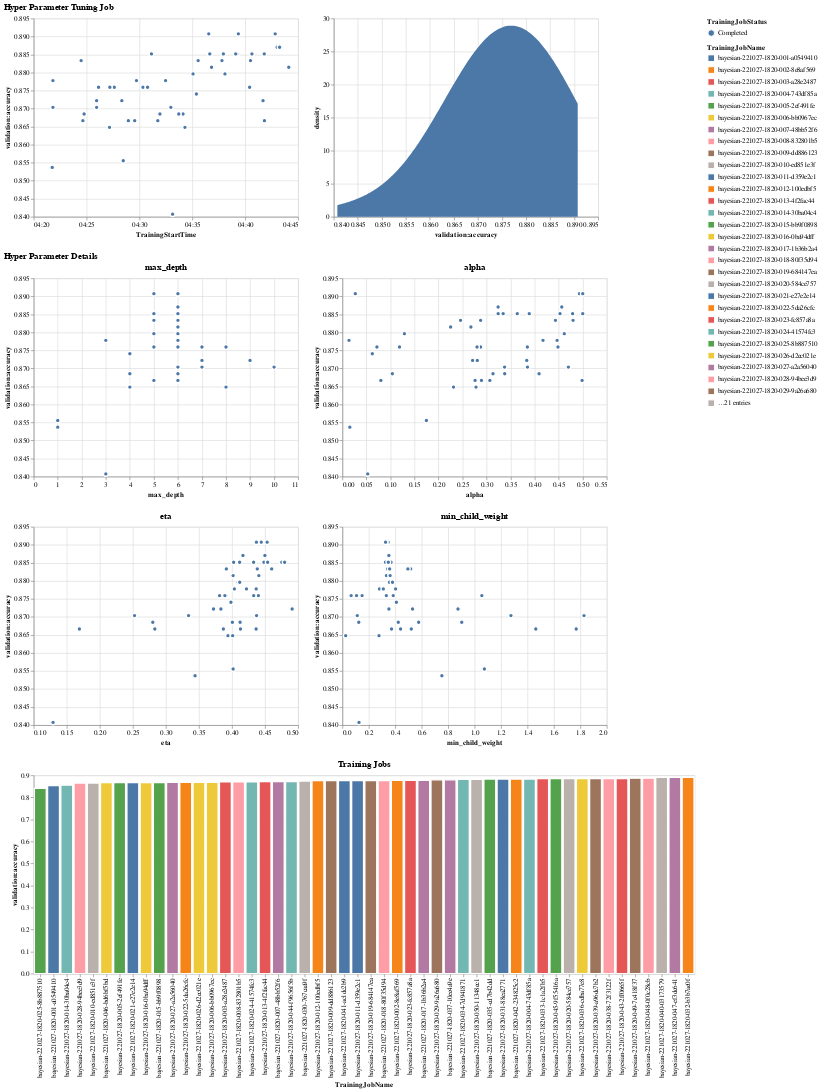

Notebook code cell kept with this figure:
### Markdown cell above
Please ensure that the role used by SageMaker allows the `cloudwatch:ListMetrics` action on [IAM](https://console.aws.amazon.com/iam).

### Code cell
from reporting_util import analyze_hpo_job
analyze_hpo_job(tuner, trials_only=True)
